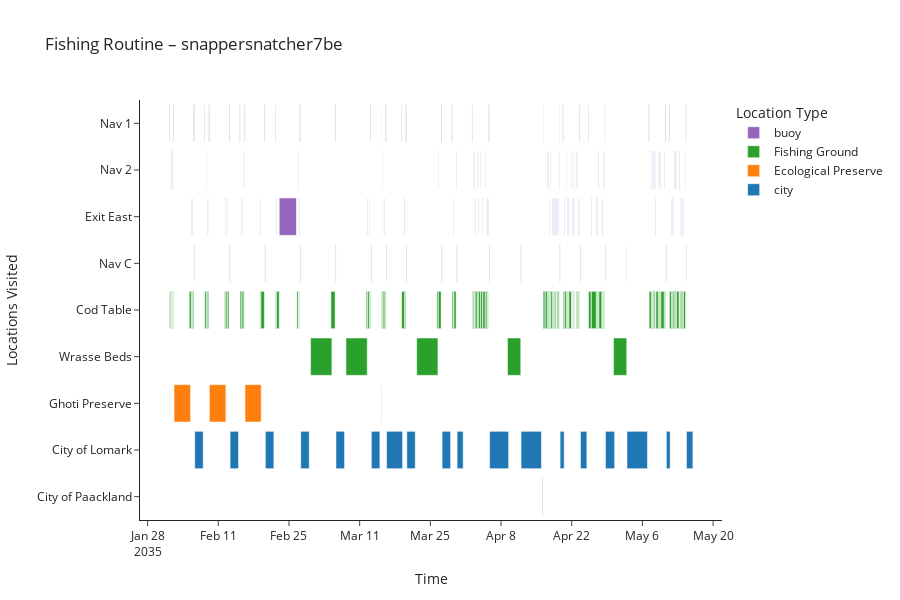

Notebook code cell kept with this figure:
### Code cell
# Seleziona una singola nave da visualizzare
selected_vessel = "snappersnatcher7be"

df_vessel = ping[ping["target"] == selected_vessel].copy()

# Ordina cronologicamente e crea intervallo start-end per ciascun punto
df_vessel = df_vessel.sort_values("time")
df_vessel["start"] = df_vessel["time"]
df_vessel["end"] = df_vessel["time"] + pd.to_timedelta(df_vessel["dwell"], unit="s")

# Semplifica: tieni solo i campi rilevanti
df_vessel = df_vessel[["source", "kind", "start", "end"]]

# Colori diversi per tipo di area (porto, fishing ground, preserve, buoy)
color_map = {
    "city": "#1f77b4",
    "Fishing Ground": "#2ca02c",
    "Ecological Preserve": "#ff7f0e",
    "buoy": "#9467bd"
}

fig = px.timeline(
    df_vessel,
    x_start="start",
    x_end="end",
    y="source",
    color="kind",
    color_discrete_map=color_map,
    title=f"Fishing Routine – {selected_vessel}",
    labels={"location_name": "Location", "kind": "Type"}
)

# Inverti l’asse Y per avere i porti in alto
fig.update_yaxes(autorange="reversed")

# Miglioramenti estetici
fig.update_layout(
    height=600,
    xaxis_title="Time",
    yaxis_title="Locations Visited",
    legend_title="Location Type",
    template="simple_white"
)

fig.show()

### Figure 1 — Plotly figure (JSON) as saved in the notebook; plotly's stock layout.template omitted (floating-point values rounded to 4 significant figures; data arrays with more than 128 entries replaced by an {"elided": "..."} marker saying what was removed)
{"data": [{"base": {"elided": "135 str values"}, "hovertemplate": "Type=buoy<br>start=%{base}<br>end=%{x}<br>source=%{y}<extra></extra>", "legendgroup": "buoy", "marker": {"color": "#9467bd", "pattern": {"shape": ""}}, "name": "buoy", "orientation": "h", "showlegend": true, "textposition": "auto", "type": "bar", "x": {"elided": "135 int values"}, "xaxis": "x", "y": {"elided": "135 str values"}, "yaxis": "y"}, {"base": ["2035-02-01T08:20:49.748131000", "2035-02-01T14:13:08.166234000", "2035-02-01T18:21:25.571694000", "2035-02-01T21:43:32.965970000", "2035-02-02T00:49:30.447010000", "2035-02-05T05:55:09.300701000", "2035-02-05T17:00:50.637135000", "2035-02-05T21:50:11.917760000", "2035-02-08T07:43:59.210181000", "2035-02-08T16:10:57.362107000", "2035-02-08T23:28:31.361399000", "2035-02-12T05:52:25.604776000", "2035-02-12T12:44:16.389128000", "2035-02-12T20:37:45.932170000", "2035-02-15T07:47:04.307231000", "2035-02-15T17:14:44.018444000", "2035-02-16T02:54:23.080750000", "2035-02-19T05:47:30.254448000", "2035-02-19T10:39:30.119740000", "2035-02-22T08:11:04.253552000", "2035-02-22T13:05:17.645676000", "2035-02-26T13:30:59.063619000", "2035-02-26T21:14:45.435869000", "2035-02-27T00:54:27.713743000", "2035-03-01T06:40:39.361680000", "2035-03-05T07:25:41.243102000", "2035-03-08T06:46:45.084791000", "2035-03-12T07:06:31.626179000", "2035-03-12T13:55:56.517173000", "2035-03-12T23:19:45.290491000", "2035-03-15T08:26:48.554241000", "2035-03-15T14:10:49.430942000", "2035-03-15T20:59:48.992144000", "2035-03-19T07:43:14.929692000", "2035-03-19T23:42:54.652351000", "2035-03-22T07:02:53.453898000", "2035-03-26T07:01:19.898453000", "2035-03-26T14:00:15.105285000", "2035-03-29T07:44:47.740548000", "2035-03-29T16:10:32.745682000", "2035-04-02T07:56:23.042445000", "2035-04-02T12:07:30.733850000", "2035-04-02T17:24:19.485497000", "2035-04-02T21:23:03.843227000", "2035-04-03T07:37:19.314426000", "2035-04-03T12:21:01.532354000", "2035-04-03T23:10:14.481502000", "2035-04-04T09:36:12.506101000", "2035-04-04T21:42:05.980829000", "2035-04-05T06:43:41.894031000", "2035-04-05T11:06:32.606969000", "2035-04-09T06:40:35.188230000", "2035-04-16T08:23:53.919541000", "2035-04-16T18:20:56.450088000", "2035-04-17T05:11:51.055689000", "2035-04-17T11:23:24.712824000", "2035-04-17T16:33:44.189687000", "2035-04-17T20:02:42.739705000", "2035-04-18T05:10:38.139586000", "2035-04-18T11:21:13.284826000", "2035-04-18T16:59:47.554188000", "2035-04-18T22:46:42.429221000", "2035-04-19T02:33:29.516710000", "2035-04-19T08:01:49.033079000", "2035-04-20T07:42:26.518931000", "2035-04-20T14:05:49.891480000", "2035-04-20T23:51:10.960016000", "2035-04-21T05:09:26.785344000", "2035-04-21T11:05:35.775358000", "2035-04-22T00:16:57.158370000", "2035-04-22T03:23:24.337096000", "2035-04-22T06:35:06.832006000", "2035-04-22T11:19:09.190848000", "2035-04-22T22:32:39.522102000", "2035-04-23T04:43:10.050534000", "2035-04-23T10:58:46.656897000", "2035-04-25T08:06:15.778877000", "2035-04-25T21:26:09.922026000", "2035-04-26T22:02:05.710650000", "2035-04-27T04:37:35.924406000", "2035-04-27T09:36:37.476415000", "2035-04-28T00:45:07.979993000", "2035-04-28T04:55:12.022736000", "2035-04-28T09:02:12.730217000", "2035-04-30T06:38:39.447303000", "2035-05-07T07:51:53.128431000", "2035-05-07T19:21:46.394601000", "2035-05-08T01:27:36.624746000", "2035-05-08T04:29:17.985356000", "2035-05-08T12:42:29.506708000", "2035-05-08T16:38:52.061868000", "2035-05-09T04:28:47.477782000", "2035-05-09T10:11:11.291000000", "2035-05-09T16:14:00.416685000", "2035-05-10T08:44:52.668772000", "2035-05-11T08:21:27.241733000", "2035-05-11T19:00:29.095430000", "2035-05-12T01:42:55.657951000", "2035-05-12T07:53:20.729596000", "2035-05-12T15:49:46.943950000", "2035-05-12T18:53:37.540822000", "2035-05-13T07:47:57.882437000", "2035-05-13T10:39:57.763259000", "2035-05-13T16:09:44.474252000", "2035-05-13T21:54:05.687963000", "2035-05-14T03:47:35.241895000"], "hovertemplate": "Type=Fishing Ground<br>start=%{base}<br>end=%{x}<br>source=%{y}<extra></extra>", "legendgroup": "Fishing Ground", "marker": {"color": "#2ca02c", "pattern": {"shape": ""}}, "name": "Fishing Ground", "orientation": "h", "showlegend": true, "textposition": "auto", "type": "bar", "x": [15576872, 9706948, 6920189, 5749941, 8132269, 33407174, 10728518, 18835431, 25431921, 20376069, 12921226, 18604523, 22226686, 22982008, 28262547, 29793113, 5706618, 11484265, 59154484, 11413797, 45331755, 22083252, 7419710, 7594295, 364760638, 70609035, 364394915, 18313519, 28121698, 13507392, 15283312, 18720114, 21754860, 51041053, 12026615, 363426546, 20173034, 46818524, 23732317, 36638393, 10275597, 13631663, 8636333, 31734960, 10922665, 33471407, 31669364, 38347352, 25913386, 9885255, 6969727, 226903733, 29648062, 33474721, 17092154, 12966494, 7151859, 26467500, 15612841, 13705968, 14179557, 7034098, 14159669, 15203352, 16775009, 29530399, 12538769, 14830509, 42013283, 6095659, 5955852, 10824891, 5952268, 16523089, 15926679, 7371154, 41776435, 82451977, 17205626, 12863111, 48580340, 8414955, 9846949, 10364972, 226420958, 36514643, 16338420, 5311662, 23951703, 7806662, 37341084, 15154487, 16463148, 53840266, 15366037, 32499516, 17455838, 16493505, 23499217, 5647467, 41342944, 5595560, 13995632, 14947721, 14625920, 32584411], "xaxis": "x", "y": ["Cod Table", "Cod Table", "Cod Table", "Cod Table", "Cod Table", "Cod Table", "Cod Table", "Cod Table", "Cod Table", "Cod Table", "Cod Table", "Cod Table", "Cod Table", "Cod Table", "Cod Table", "Cod Table", "Cod Table", "Cod Table", "Cod Table", "Cod Table", "Cod Table", "Cod Table", "Cod Table", "Cod Table", "Wrasse Beds", "Cod Table", "Wrasse Beds", "Cod Table", "Cod Table", "Cod Table", "Cod Table", "Cod Table", "Cod Table", "Cod Table", "Cod Table", "Wrasse Beds", "Cod Table", "Cod Table", "Cod Table", "Cod Table", "Cod Table", "Cod Table", "Cod Table", "Cod Table", "Cod Table", "Cod Table", "Cod Table", "Cod Table", "Cod Table", "Cod Table", "Cod Table", "Wrasse Beds", "Cod Table", "Cod Table", "Cod Table", "Cod Table", "Cod Table", "Cod Table", "Cod Table", "Cod Table", "Cod Table", "Cod Table", "Cod Table", "Cod Table", "Cod Table", "Cod Table", "Cod Table", "Cod Table", "Cod Table", "Cod Table", "Cod Table", "Cod Table", "Cod Table", "Cod Table", "Cod Table", "Cod Table", "Cod Table", "Cod Table", "Cod Table", "Cod Table", "Cod Table", "Cod Table", "Cod Table", "Cod Table", "Wrasse Beds", "Cod Table", "Cod Table", "Cod Table", "Cod Table", "Cod Table", "Cod Table", "Cod Table", "Cod Table", "Cod Table", "Cod Table", "Cod Table", "Cod Table", "Cod Table", "Cod Table", "Cod Table", "Cod Table", "Cod Table", "Cod Table", "Cod Table", "Cod Table", "Cod Table"], "yaxis": "y"}, {"base": ["2035-02-02T05:39:59.146593000", "2035-02-09T05:49:11.234918000", "2035-02-16T07:02:09.158808000", "2035-03-15T05:46:02.065389000"], "hovertemplate": "Type=Ecological Preserve<br>start=%{base}<br>end=%{x}<br>source=%{y}<extra></extra>", "legendgroup": "Ecological Preserve", "marker": {"color": "#ff7f0e", "pattern": {"shape": ""}}, "name": "Ecological Preserve", "orientation": "h", "showlegend": true, "textposition": "auto", "type": "bar", "x": [282000853, 281448765, 277070841, 6410348], "xaxis": "x", "y": ["Ghoti Preserve", "Ghoti Preserve", "Ghoti Preserve", "Ghoti Preserve"], "yaxis": "y"}, {"base": ["2035-02-06T08:06:09.707479000", "2035-02-13T08:04:14.712761000", "2035-02-20T07:47:29.678744000", "2035-02-27T07:54:28.348284000", "2035-03-06T07:34:39.078209000", "2035-03-13T07:44:16.755347000", "2035-03-16T08:04:43.365767000", "2035-03-20T08:04:03.836389000", "2035-03-27T08:03:08.590060000", "2035-03-30T07:13:10.283443000", "2035-04-05T17:49:23.294222000", "2035-04-11T23:19:51.911615000", "2035-04-16T05:46:10.677287000", "2035-04-19T16:56:47.825458000", "2035-04-23T17:46:28.392651000", "2035-04-28T16:36:54.801431000", "2035-05-02T22:44:51.257076000", "2035-05-10T17:53:55.350960000", "2035-05-14T17:37:16.029924000"], "hovertemplate": "Type=city<br>start=%{base}<br>end=%{x}<br>source=%{y}<extra></extra>", "legendgroup": "city", "marker": {"color": "#1f77b4", "pattern": {"shape": ""}}, "name": "city", "orientation": "h", "showlegend": true, "textposition": "auto", "type": "bar", "x": [143857607, 143834066, 144800878, 144523926, 145617213, 145184404, 273316634, 144013691, 144140916, 103789617, 324636705, 348008088, 6707743, 68911317, 108931006, 156185198, 350108742, 65327007, 109481227], "xaxis": "x", "y": ["City of Lomark", "City of Lomark", "City of Lomark", "City of Lomark", "City of Lomark", "City of Lomark", "City of Lomark", "City of Lomark", "City of Lomark", "City of Lomark", "City of Lomark", "City of Lomark", "City of Paackland", "City of Lomark", "City of Lomark", "City of Lomark", "City of Lomark", "City of Lomark", "City of Lomark"], "yaxis": "y"}], "layout": {"barmode": "overlay", "height": 600, "legend": {"title": {"text": "Location Type"}, "tracegroupgap": 0}, "title": {"text": "Fishing Routine – snappersnatcher7be"}, "xaxis": {"anchor": "y", "domain": [0, 1], "title": {"text": "Time"}, "type": "date"}, "yaxis": {"anchor": "x", "autorange": "reversed", "domain": [0, 1], "title": {"text": "Locations Visited"}}}}
